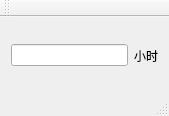
<?xml version="1.0" encoding="UTF-8"?>
<ui version="4.0">
 <class>MainWindow</class>
 <widget class="QMainWindow" name="MainWindow">
  <property name="geometry">
   <rect>
    <x>0</x>
    <y>0</y>
    <width>169</width>
    <height>116</height>
   </rect>
  </property>
  <property name="windowTitle">
   <string>MainWindow</string>
  </property>
  <widget class="QWidget" name="centralWidget">
   <layout class="QHBoxLayout" name="horizontalLayout_2">
    <item>
     <layout class="QHBoxLayout" name="horizontalLayout">
      <item>
       <widget class="QLineEdit" name="lineEdit"/>
      </item>
      <item>
       <widget class="QLabel" name="label">
        <property name="text">
         <string>小时</string>
        </property>
       </widget>
      </item>
     </layout>
    </item>
   </layout>
  </widget>
  <widget class="QMenuBar" name="menuBar">
   <property name="geometry">
    <rect>
     <x>0</x>
     <y>0</y>
     <width>169</width>
     <height>23</height>
    </rect>
   </property>
  </widget>
  <widget class="QToolBar" name="mainToolBar">
   <attribute name="toolBarArea">
    <enum>TopToolBarArea</enum>
   </attribute>
   <attribute name="toolBarBreak">
    <bool>false</bool>
   </attribute>
  </widget>
  <widget class="QStatusBar" name="statusBar"/>
 </widget>
 <layoutdefault spacing="6" margin="11"/>
 <resources/>
 <connections/>
</ui>
